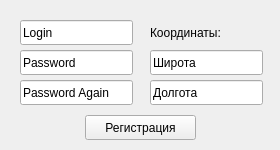
<?xml version="1.0" encoding="UTF-8"?>
<ui version="4.0">
 <class>RegScreen</class>
 <widget class="QWidget" name="RegScreen">
  <property name="geometry">
   <rect>
    <x>0</x>
    <y>0</y>
    <width>280</width>
    <height>150</height>
   </rect>
  </property>
  <property name="minimumSize">
   <size>
    <width>280</width>
    <height>150</height>
   </size>
  </property>
  <property name="maximumSize">
   <size>
    <width>280</width>
    <height>150</height>
   </size>
  </property>
  <property name="windowTitle">
   <string>Shake-It - User Regestration Screen</string>
  </property>
  <widget class="QLineEdit" name="lineEdit">
   <property name="geometry">
    <rect>
     <x>20</x>
     <y>20</y>
     <width>113</width>
     <height>25</height>
    </rect>
   </property>
   <property name="text">
    <string>Login</string>
   </property>
  </widget>
  <widget class="QLineEdit" name="lineEdit_2">
   <property name="geometry">
    <rect>
     <x>20</x>
     <y>50</y>
     <width>113</width>
     <height>25</height>
    </rect>
   </property>
   <property name="text">
    <string>Password</string>
   </property>
   <property name="echoMode">
    <enum>QLineEdit::Normal</enum>
   </property>
  </widget>
  <widget class="QLineEdit" name="lineEdit_3">
   <property name="geometry">
    <rect>
     <x>20</x>
     <y>80</y>
     <width>113</width>
     <height>25</height>
    </rect>
   </property>
   <property name="text">
    <string>Password Again</string>
   </property>
   <property name="echoMode">
    <enum>QLineEdit::Normal</enum>
   </property>
  </widget>
  <widget class="QLabel" name="label">
   <property name="geometry">
    <rect>
     <x>150</x>
     <y>20</y>
     <width>101</width>
     <height>25</height>
    </rect>
   </property>
   <property name="text">
    <string>Координаты:</string>
   </property>
  </widget>
  <widget class="QLineEdit" name="lineEdit_4">
   <property name="geometry">
    <rect>
     <x>150</x>
     <y>50</y>
     <width>113</width>
     <height>25</height>
    </rect>
   </property>
   <property name="text">
    <string>Широта</string>
   </property>
  </widget>
  <widget class="QLineEdit" name="lineEdit_5">
   <property name="geometry">
    <rect>
     <x>150</x>
     <y>80</y>
     <width>113</width>
     <height>25</height>
    </rect>
   </property>
   <property name="text">
    <string>Долгота</string>
   </property>
  </widget>
  <widget class="QPushButton" name="pushButton">
   <property name="geometry">
    <rect>
     <x>85</x>
     <y>115</y>
     <width>111</width>
     <height>25</height>
    </rect>
   </property>
   <property name="text">
    <string>Регистрация</string>
   </property>
  </widget>
  <widget class="QLabel" name="label_2">
   <property name="geometry">
    <rect>
     <x>20</x>
     <y>220</y>
     <width>111</width>
     <height>61</height>
    </rect>
   </property>
   <property name="text">
    <string/>
   </property>
  </widget>
 </widget>
 <resources/>
 <connections/>
</ui>
